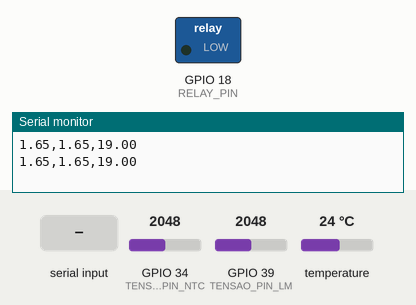
This sketch was run on a simulated ESP32. On the bench: switched loads named in the sketch (green lamp = pin HIGH), the last lines printed to the serial monitor. The inputs (shaded band) are chosen by the test bench; at power-on: GPIO 34 (TENSAO_PIN_NTC) = 2048, GPIO 39 (TENSAO_PIN_LM) = 2048, temperature 24 °C.

Above: at 2.8 s.
2.9 s: "RELAY_ON\n" received over Serial
At 4.9 s:
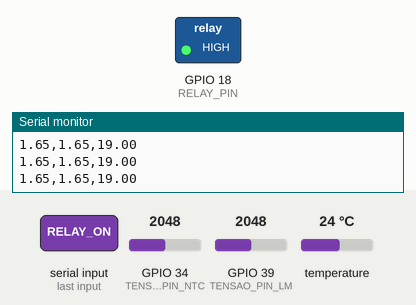
5.3 s: "RELAY_OFF\n" received over Serial
At 6.6 s:
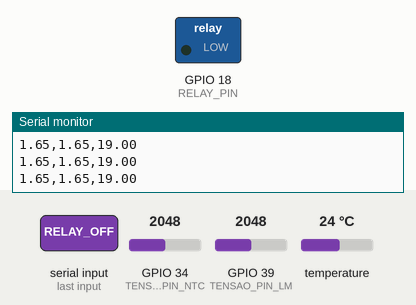
Timing chart, 0 to 8.3 s (numbered marks = the images above; inputs shaded):
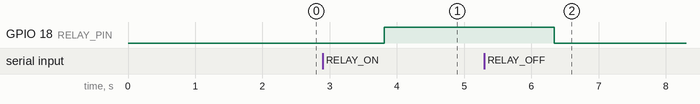

The sketch:

esp32_temperatura.ino
```cpp
#include <OneWire.h>
#include <DallasTemperature.h>

// *******ANALOG DEF*******
#define ANALOG_RANGE 4096
#define TENSAO_ESP 3.3
#define TENSAO_PIN_NTC 34
#define TENSAO_PIN_LM 39
#define ONE_WIRE_BUS 32
#define RELAY_PIN 18  // Definindo o pino onde o relay está conectado

OneWire oneWire(ONE_WIRE_BUS);

DallasTemperature sensors(&oneWire);

void setup() {
  Serial.begin(115200);          // Iniciar a comunicação serial
  pinMode(TENSAO_PIN_LM, INPUT);
  pinMode(RELAY_PIN, OUTPUT);    // Configura o pino do relay como saída
  digitalWrite(RELAY_PIN, LOW);  // Garante que o relay começa desligado
  sensors.begin();
}

void loop() {
  float valortensao_NTC,valortensao_LM, Temperatura_NTC, temperaturaDS;
  sensors.requestTemperatures();
  valortensao_NTC = ReadAnalog(TENSAO_PIN_NTC);//ReadAnalog trata já de multiplicar pela tensao e dividir pelo range
  valortensao_LM = ReadAnalog(TENSAO_PIN_LM);
  temperaturaDS = sensors.getTempCByIndex(0);
  // Enviar os valores no formato esperado (valores separados por vírgulas)
  EnviaValoresSerial(valortensao_NTC, valortensao_LM, temperaturaDS - 5,2);
  VerificarMensagemRelay();
}

// **********ANALOG -> 3.3 VOLTS**********
float ReadAnalog(int pin) {
  float valAnalog = analogRead(pin);
  float valTensao = (valAnalog / ANALOG_RANGE) * TENSAO_ESP;
  return valTensao;
}
// verifica se e suposto ligar ou desligar o relay
void VerificarMensagemRelay() {
  if (Serial.available() > 0) {                     // Verifica se há dados disponíveis para ler
    String comando = Serial.readStringUntil('\n');  // Lê até a nova linha
    comando.trim();                                 // Remove espaços em branco extras

    if (comando == "RELAY_ON") {          // Verifica se o comando é para ligar o relay
      digitalWrite(RELAY_PIN, HIGH);      // Liga o relay
    } else if (comando == "RELAY_OFF") {  // Verifica se o comando é para desligar o relay
      digitalWrite(RELAY_PIN, LOW);       // Desliga o relay
    }
  }
}

void EnviaValoresSerial(float sensorNTC, float sensorLM35, float sensorDS18B20, int numCasasDecimais) {
  Serial.print(sensorNTC, numCasasDecimais);
  Serial.print(",");
  Serial.print(sensorLM35, numCasasDecimais);
  Serial.print(",");
  Serial.println(sensorDS18B20, numCasasDecimais);

  delay(500);
}
```

Measured:
- after the input at 2.9 s, GPIO 18 (RELAY_PIN): LOW → HIGH after 0.91 s
- after the input at 5.3 s, GPIO 18 (RELAY_PIN): HIGH → LOW after 1.0 s
